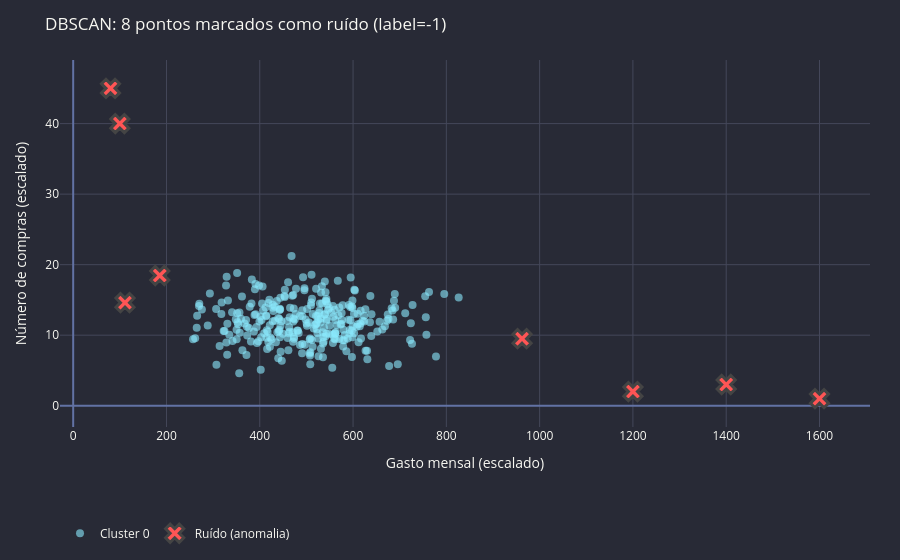

Source (notebook cell):
### Markdown cell above
## 7. Slide: DBSCAN como detector de anomalias

### Code cell
X = dados[["gasto_mensal", "numero_compras"]].values
scaler = StandardScaler()
X_scaled = scaler.fit_transform(X)

modelo_dbscan = DBSCAN(eps=0.8, min_samples=10)
labels_dbscan = modelo_dbscan.fit_predict(X_scaled)
dados["label_dbscan"] = labels_dbscan
dados["anomalia_dbscan"] = labels_dbscan == -1
n_dbscan = dados["anomalia_dbscan"].sum()

fig_dbscan = go.Figure()

# Pontos normais agrupados por cluster
unique_labels = set(labels_dbscan)
cluster_colors = [DRACULA['cyan'], DRACULA['pink'], DRACULA['green'], DRACULA['yellow'], DRACULA['purple']]
for i, label in enumerate(sorted([l for l in unique_labels if l >= 0])):
    mask = labels_dbscan == label
    fig_dbscan.add_trace(go.Scatter(
        x=X[mask, 0], y=X[mask, 1], mode='markers',
        name=f'Cluster {label}',
        marker=dict(color=cluster_colors[i % len(cluster_colors)], size=8, opacity=0.6),
    ))

# Ruído
noise_mask = labels_dbscan == -1
fig_dbscan.add_trace(go.Scatter(
    x=X[noise_mask, 0], y=X[noise_mask, 1], mode='markers',
    name=f'Ruído (anomalia)',
    marker=dict(color=DRACULA['red'], size=16, symbol='x', line=dict(width=3)),
))

fig_dbscan.update_xaxes(title="Gasto mensal (escalado)")
fig_dbscan.update_yaxes(title="Número de compras (escalado)")
fig_dbscan = apply_dracula(fig_dbscan, f"DBSCAN: {n_dbscan} pontos marcados como ruído (label=-1)")
fig_dbscan.show()

### Figure 1 — Plotly figure (JSON) as saved in the notebook; plotly's stock layout.template omitted (floating-point values rounded to 4 significant figures; data arrays with more than 128 entries replaced by an {"elided": "..."} marker saying what was removed)
{"data": [{"marker": {"color": "#8be9fd", "opacity": 0.6, "size": 8}, "mode": "markers", "name": "Cluster 0", "type": "scatter", "x": {"elided": "297 float values"}, "y": {"elided": "297 float values"}}, {"marker": {"color": "#ff5555", "line": {"width": 3}, "size": 16, "symbol": "x"}, "mode": "markers", "name": "Ruído (anomalia)", "type": "scatter", "x": [185.6, 962.3, 111.0, 1200.0, 1400.0, 100.0, 1600.0, 80.0], "y": [18.46, 9.507, 14.61, 2.0, 3.0, 40.0, 1.0, 45.0]}], "layout": {"font": {"color": "#f8f8f2"}, "legend": {"orientation": "h", "y": -0.25}, "margin": {"b": 55, "l": 60, "r": 30, "t": 60}, "paper_bgcolor": "#282a36", "plot_bgcolor": "#282a36", "showlegend": true, "title": {"text": "DBSCAN: 8 pontos marcados como ruído (label=-1)"}, "xaxis": {"gridcolor": "#44475a", "title": {"text": "Gasto mensal (escalado)"}, "zerolinecolor": "#6272a4"}, "yaxis": {"gridcolor": "#44475a", "title": {"text": "Número de compras (escalado)"}, "zerolinecolor": "#6272a4"}}}
